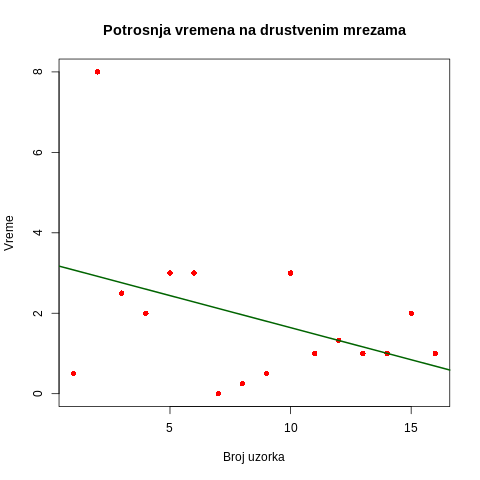

R code for this plot:
showPotrosnjaVremena <- function () {
	koef <- linearnaRegresija(1:length(data$'potrosnjaVremena'), data$'potrosnjaVremena')
	png(file = 'potrosnja-vremena.png')
	plot(x = 1:length(data$'potrosnjaVremena'), y = data$'potrosnjaVremena', xlab = 'Broj uzorka', ylab = 'Vreme', col = 'red', pch = 16, main = 'Potrosnja vremena na drustvenim mrezama')
	lm_data <- lm(data$'potrosnjaVremena' ~ seq(1, length(data$'potrosnjaVremena')))
	abline(coef(lm_data), lwd=2, col='darkgreen')
	dev.off()
}
